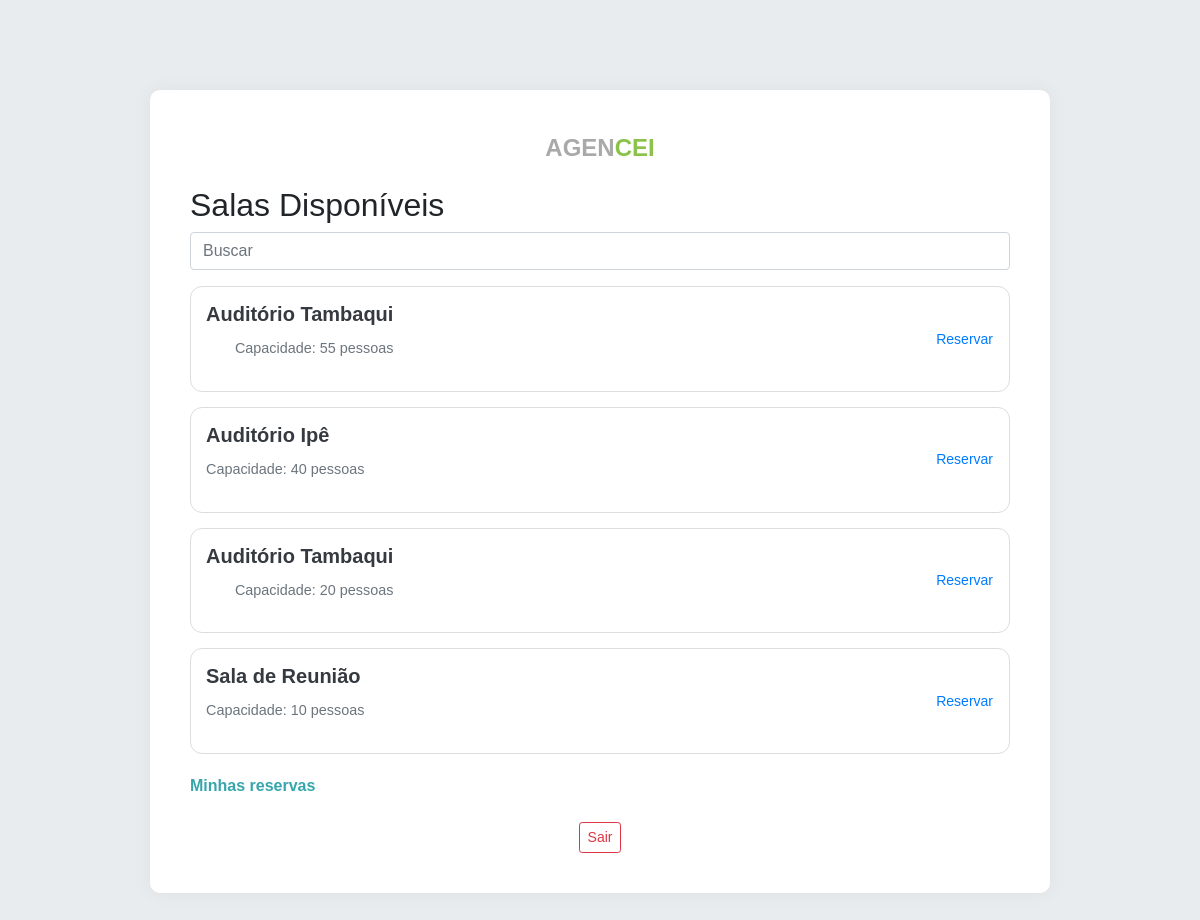
/organizador/salas (signed in), run on the app's committed database.
### app.py (models this page shows)
class Sala(db.Model):
    id = db.Column(db.Integer, primary_key=True)
    nome = db.Column(db.String(100), nullable=False)
    capacidade = db.Column(db.Integer, nullable=False)
    eventos = db.relationship('Evento', backref='sala', lazy=True)

### app.py (the view)
@app.route('/organizador/salas')
def organizador_salas():
    if session.get('user_tipo') != 'organizador':
        return redirect(url_for('login'))
    salas = Sala.query.order_by(Sala.capacidade.desc()).all()
    return render_template('organizador_salas.html', salas=salas)

### templates/organizador_salas.html (shortened to what this page needs)
{% extends "base.html" %}
{% block content %}
<h2 class="text-left">Salas Disponíveis</h2>
<div class="form-group">
    <input type="text" class="form-control" placeholder="Buscar" aria-label="Buscar">
</div>
{% for sala in salas %}
<div class="card-sala d-flex justify-content-between align-items-center">
    <div>
        <h5 class="card-title">{{ sala.nome }}</h5>
        <p class="capacidade">Capacidade: {{ sala.capacidade }} pessoas</p>
    </div>
    <a href="{{ url_for('reservar_sala', sala_id=sala.id) }}" class="btn btn-link btn-sm p-0">Reservar</a>
</div>
{% endfor %}
<a href="{{ url_for('minhas_reservas') }}" class="secondary-link">Minhas reservas</a>
{% endblock %}

### templates/base.html (shortened to what this page needs)
<!doctype html>
<html lang="pt-br">
<head>
    <link rel="stylesheet" href="https://stackpath.bootstrapcdn.com/bootstrap/4.5.2/css/bootstrap.min.css">
    <link rel="stylesheet" href="{{ url_for('static', filename='style.css') }}">
    <link rel="stylesheet" href="https://cdnjs.cloudflare.com/ajax/libs/font-awesome/5.15.4/css/all.min.css">
</head>
<body>
    <div class="mobile-container">
        <div class="logo text-center">
            <span class="ag">AGEN</span><span class="encei">CEI</span>
        </div>
        {% block content %}{% endblock %}
        {% if session.get('logged_in') %}
        <div class="text-center mt-4">
            <a href="{{ url_for('logout') }}" class="btn btn-outline-danger btn-sm">Sair</a>
        </div>
        {% endif %}
    </div>
</body>
</html>

### static/style.css (style rules this page uses)
:root { --color-primary: #37a6ac; --color-secondary: #8bc34a; --color-dark: #343a40; --color-light: #f8f9fa; --color-text-grey: #6c757d; }
body { background-color: var(--color-light); font-family: 'Arial', sans-serif; padding: 0; margin: 0; }
.mobile-container { max-width: 500px; margin: 30px auto; background-color: white; border-radius: 25px; box-shadow: 0 10px 30px rgba(0, 0, 0, 0.1); padding: 20px; border: 8px solid var(--color-dark); border-top: 40px solid var(--color-dark); position: relative; }
.mobile-container::before { content: ''; position: absolute; top: -30px; left: 50%; transform: translateX(-50%); width: 80px; height: 10px; background-color: var(--color-dark); border-radius: 0 0 10px 10px; }
@media (min-width: 768px) { body { background-color: #e9ecef; padding: 40px; } }
@media (min-width: 768px) { .mobile-container { max-width: 900px; margin: 50px auto; border: none; box-shadow: 0 0 20px rgba(0, 0, 0, 0.05); border-radius: 10px; padding: 40px; } }
@media (min-width: 768px) { .mobile-container::before { content: none; } }
@media (min-width: 768px) { .card-sala, .card-evento { display: grid; grid-template-columns: 2fr 1fr 1fr; align-items: center; padding: 20px; } }
@media (min-width: 768px) { .card-sala .card-title { font-size: 1.5rem; } }
@media (min-width: 768px) { .card-sala .capacidade, .card-evento .details { text-align: right; } }
@media (min-width: 768px) { .btn-link { justify-self: end; } }
.logo { font-size: 24px; font-weight: 800; margin-bottom: 20px; }
.logo span.ag { color: #A9A9A9; }
.logo span.encei { color: var(--color-secondary); }
.card-sala, .card-evento { border: 1px solid #ddd; border-radius: 12px; padding: 15px; margin-bottom: 15px; transition: all 0.2s ease-in-out; }
.card-sala .card-title, .card-evento .card-title { font-size: 1.25rem; font-weight: 600; color: var(--color-dark); }
.card-sala .capacidade, .card-evento .details { color: var(--color-text-grey); font-size: 0.9rem; }
.secondary-link { color: var(--color-primary); font-weight: 600; display: block; margin-top: 20px; text-align: left; }

### data on the page
Sala: nome "Auditório Tambaqui", capacidade "55"
Sala: nome "Auditório Ipê", capacidade "40"
Sala: nome "Auditório Tambaqui", capacidade "20"
Sala: nome "Sala de Reunião", capacidade "10"
